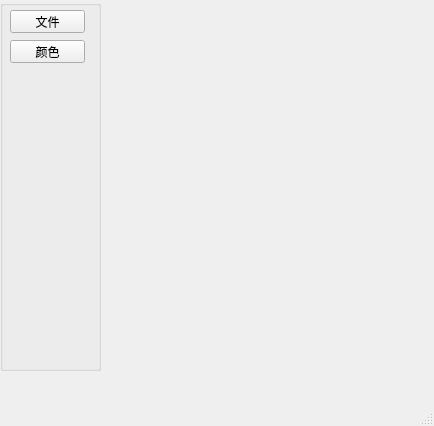
<?xml version="1.0" encoding="UTF-8"?>
<ui version="4.0">
 <class>Window</class>
 <widget class="QMainWindow" name="Window">
  <property name="geometry">
   <rect>
    <x>0</x>
    <y>0</y>
    <width>434</width>
    <height>426</height>
   </rect>
  </property>
  <property name="windowTitle">
   <string>Window</string>
  </property>
  <widget class="QWidget" name="centralwidget">
   <widget class="QGroupBox" name="groupBox">
    <property name="geometry">
     <rect>
      <x>0</x>
      <y>0</y>
      <width>101</width>
      <height>371</height>
     </rect>
    </property>
    <property name="title">
     <string/>
    </property>
    <widget class="QPushButton" name="btFile">
     <property name="geometry">
      <rect>
       <x>10</x>
       <y>10</y>
       <width>75</width>
       <height>23</height>
      </rect>
     </property>
     <property name="text">
      <string>文件</string>
     </property>
    </widget>
    <widget class="QPushButton" name="btColor">
     <property name="geometry">
      <rect>
       <x>10</x>
       <y>40</y>
       <width>75</width>
       <height>23</height>
      </rect>
     </property>
     <property name="text">
      <string>颜色</string>
     </property>
    </widget>
   </widget>
   <widget class="QStackedWidget" name="stackedWidget">
    <property name="geometry">
     <rect>
      <x>120</x>
      <y>10</y>
      <width>250</width>
      <height>350</height>
     </rect>
    </property>
    <widget class="QWidget" name="page"/>
    <widget class="QWidget" name="page_2"/>
   </widget>
  </widget>
  <widget class="QMenuBar" name="menubar">
   <property name="geometry">
    <rect>
     <x>0</x>
     <y>0</y>
     <width>434</width>
     <height>21</height>
    </rect>
   </property>
  </widget>
  <widget class="QStatusBar" name="statusbar"/>
 </widget>
 <resources/>
 <connections/>
</ui>
